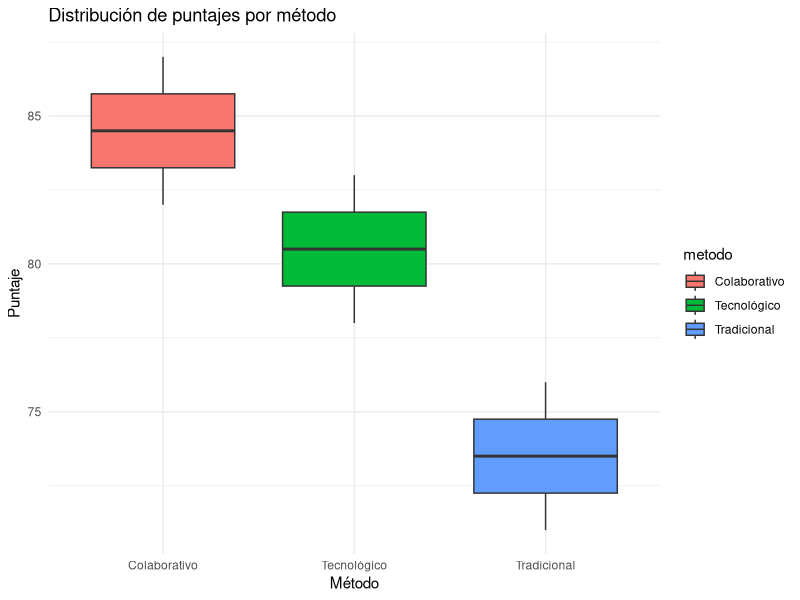
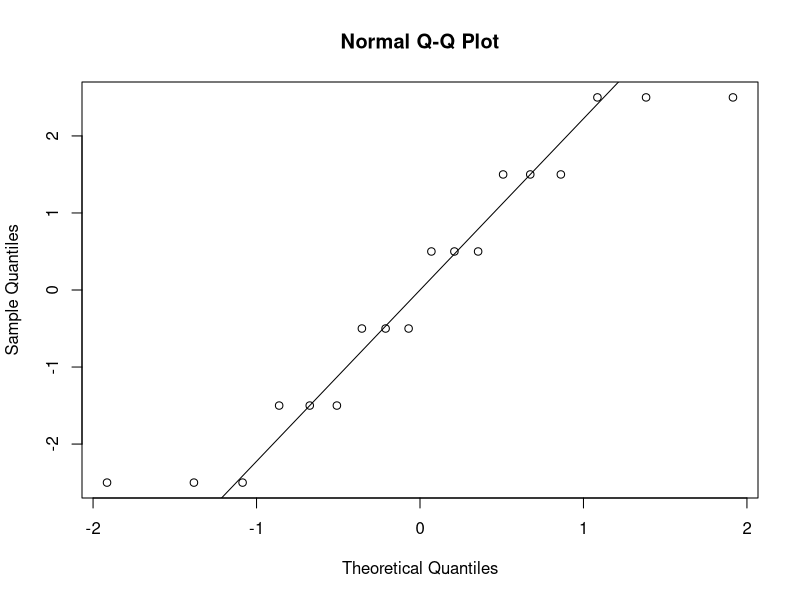

These figures' R source, in order:
## ---- chunk 1
knitr::opts_chunk$set(echo = TRUE)
knitr::opts_chunk$set(message = FALSE)
knitr::opts_chunk$set(warning = FALSE)

# Instalación (si aún no están instalados)
#install.packages("tidyverse", repos = "https://cloud.r-project.org")
#install.packages("car", repos = "https://cloud.r-project.org")
#install.packages("factoextra", repos = "https://cloud.r-project.org")
#install.packages("anacor", repos = "https://cloud.r-project.org")
#install.packages("gplots", repos = "https://cloud.r-project.org")

#install.packages("glue", repos = "https://cloud.r-project.org")
library(tidyverse)
library(car)

## ---- chunk 2

# Datos
metodo_tradicional <- c(74, 71, 76, 73, 72, 75)
metodo_colaborativo <- c(82, 85, 83, 87, 84, 86)
metodo_tecnologico <- c(78, 81, 79, 82, 80, 83)

# Media
mean_trad <- mean(metodo_tradicional)
mean_colab <- mean(metodo_colaborativo)
mean_tecno <- mean(metodo_tecnologico)

# Mediana
median_trad <- median(metodo_tradicional)
median_colab <- median(metodo_colaborativo)
median_tecno <- median(metodo_tecnologico)

# Desviación estándar
sd_trad <- sd(metodo_tradicional)
sd_colab <- sd(metodo_colaborativo)
sd_tecno <- sd(metodo_tecnologico)

data.frame(
  Metodo = c("Tradicional", "Colaborativo", "Tecnológico"),
  Media = c(mean_trad, mean_colab, mean_tecno),
  Mediana = c(median_trad, median_colab, median_tecno),
  SD = c(sd_trad, sd_colab, sd_tecno)
)
## ---- chunk 3
# Datos en formato largo
df <- data.frame(
  puntaje = c(metodo_tradicional, metodo_colaborativo, metodo_tecnologico),
  metodo = factor(rep(c("Tradicional", "Colaborativo", "Tecnológico"), each = 6))
)

# Boxplot
ggplot(df, aes(x = metodo, y = puntaje, fill = metodo)) +
  geom_boxplot() +
  theme_minimal() +
  labs(title = "Distribución de puntajes por método", x = "Método", y = "Puntaje")
## ---- chunk 4
# Shapiro-Wilk por método
shapiro.test(metodo_tradicional)
shapiro.test(metodo_colaborativo)
shapiro.test(metodo_tecnologico)

# Ajuste del modelo ANOVA y análisis de residuos
modelo <- aov(puntaje ~ metodo, data = df)
residuos <- residuals(modelo)

# Shapiro-Wilk para los residuos
shapiro.test(residuos)

# Q-Q Plot
qqnorm(residuos); qqline(residuos)
## ---- chunk 5
leveneTest(puntaje ~ metodo, data = df)
## ---- chunk 6
summary(modelo)
## ---- chunk 7
TukeyHSD(modelo)
